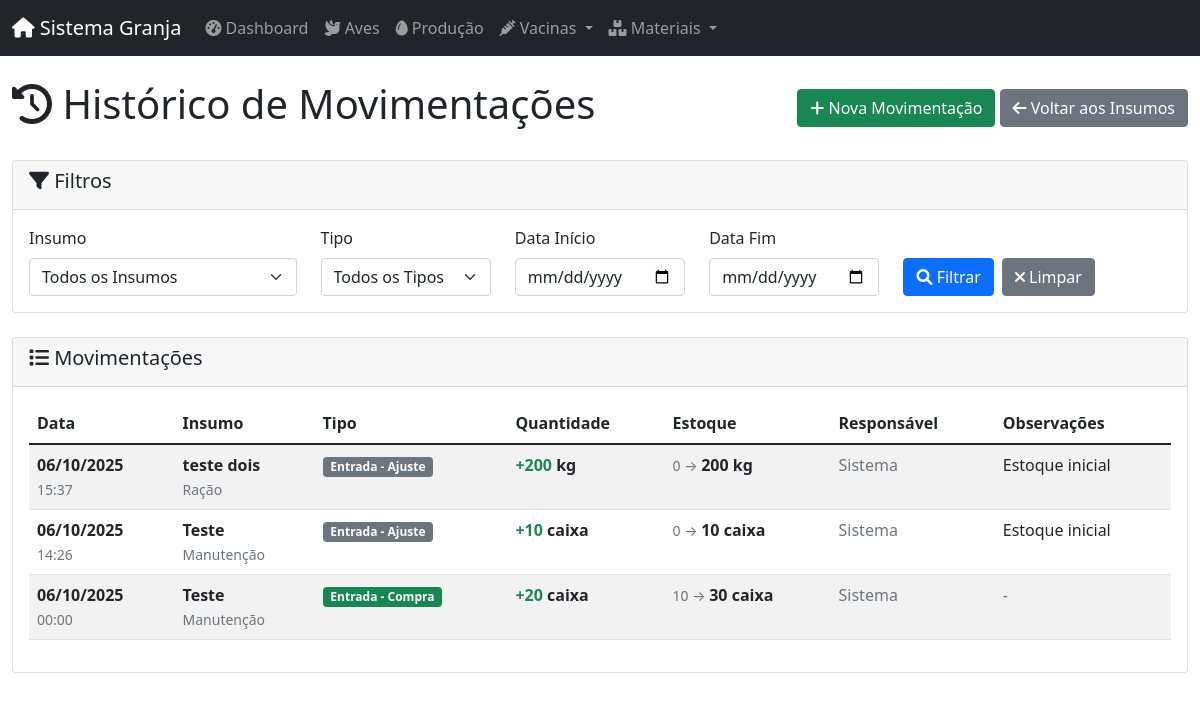
/insumos/movimentacoes, run on the app's committed database.
### app/models/database.py (models this page shows)
class BaseModel(Model):
    class Meta:
        database = db

class MovimentacaoInsumo(BaseModel):
    id_movimentacao = AutoField()
    insumo = ForeignKeyField(InsumoNovo, backref='movimentacoes')
    tipo = CharField(max_length=50, choices=[(t.value, t.value) for t in TipoMovimentacao])
    quantidade = DecimalField(max_digits=10, decimal_places=2)
    data_movimentacao = DateTimeField(default=datetime.datetime.now)
    observacoes = TextField(null=True)
    usuarios = ForeignKeyField(Usuarios, backref='movimentacoes_insumo')
    estoque_anterior = DecimalField(max_digits=10, decimal_places=2)
    estoque_posterior = DecimalField(max_digits=10, decimal_places=2)
    class Meta:
        table_name = 'movimentacoes_insumo'

class InsumoNovo(BaseModel):
    id_insumo = AutoField()
    nome = CharField(max_length=100)
    categoria = CharField(max_length=50, choices=[(c.value, c.value) for c in CategoriaInsumo])
    unidade = CharField(max_length=10, choices=[(u.value, u.value) for u in UnidadeMedida])
    quantidade_atual = DecimalField(max_digits=10, decimal_places=2, default=0)
    quantidade_minima = DecimalField(max_digits=10, decimal_places=2, default=0)
    data_validade = DateField(null=True)
    observacoes = TextField(null=True)
    ativo = BooleanField(default=True)
    data_criacao = DateTimeField(default=datetime.datetime.now)
    usuario_criacao = ForeignKeyField(Usuarios, backref='insumos_criados', null=True)
    class Meta:
        table_name = 'insumos_novo'

### app/routes/insumo_routes.py (the view)
@insumo_web.route('/listar_movimentacoes', methods=['GET'])
@insumo_web.route('/movimentacoes', methods=['GET'])
def listar_movimentacoes():
    insumo_id = request.args.get('insumo_id', type=int)
    tipo = request.args.get('tipo')
    data_inicio = request.args.get('data_inicio')
    data_fim = request.args.get('data_fim')
    if data_inicio:
        data_inicio = datetime.strptime(data_inicio, '%Y-%m-%d').date()
    if data_fim:
        data_fim = datetime.strptime(data_fim, '%Y-%m-%d').date()
    movimentacoes = MovimentacaoInsumoController.listar_movimentacoes(
        insumo_id=insumo_id,
        tipo=tipo,
        data_inicio=data_inicio,
        data_fim=data_fim
    )
    insumos = InsumoController.listar_todos(ativo=True)
    return render_template('insumo/movimentacoes.html',
                         movimentacoes=movimentacoes,
                         insumos=insumos,
                         tipos=TipoMovimentacao,
                         filtros={
                             'insumo_id': insumo_id,
                             'tipo': tipo,
                             'data_inicio': data_inicio,
                             'data_fim': data_fim
                         })

### app/controllers/insumo_controller.py (called while the page is built)
    @staticmethod
    def listar_todos(categoria: str = None, abaixo_minimo: bool = False,
                    vencimento_dias: int = None, ativo: bool = True) -> List[InsumoNovo]:
        query = InsumoNovo.select().where(InsumoNovo.ativo == ativo)
        if categoria:
            query = query.where(InsumoNovo.categoria == categoria)
        if abaixo_minimo:
            query = query.where(InsumoNovo.quantidade_atual < InsumoNovo.quantidade_minima)
        if vencimento_dias:
            data_limite = date.today() + timedelta(days=vencimento_dias)
            query = query.where(
                (InsumoNovo.data_validade.is_null(False)) &
                (InsumoNovo.data_validade <= data_limite)
            )
        return list(query.order_by(InsumoNovo.nome))

    @staticmethod
    def listar_movimentacoes(insumo_id: int = None, tipo: str = None,
                           data_inicio: date = None, data_fim: date = None,
                           usuario_id: int = None) -> List[MovimentacaoInsumo]:
        query = MovimentacaoInsumo.select().join(InsumoNovo)
        if insumo_id:
            query = query.where(MovimentacaoInsumo.insumo == insumo_id)
        if tipo:
            query = query.where(MovimentacaoInsumo.tipo == tipo)
        if data_inicio:
            query = query.where(MovimentacaoInsumo.data_movimentacao >= data_inicio)
        if data_fim:
            query = query.where(MovimentacaoInsumo.data_movimentacao <= data_fim)
        if usuario_id:
            query = query.where(MovimentacaoInsumo.usuarios == usuario_id)
        return list(query.order_by(MovimentacaoInsumo.data_movimentacao.desc()))

### app/templates/insumo/movimentacoes.html (shortened to what this page needs)
{% extends "layouts/admin.html" %}
{% block content %}
<div class="container-fluid">
    <div class="d-flex justify-content-between align-items-center mb-4">
        <h1><i class="fas fa-history"></i> Histórico de Movimentações</h1>
        <div>
            <a href="{{ url_for('insumo_web.nova_movimentacao') }}" class="btn btn-success">
                <i class="fas fa-plus"></i> Nova Movimentação
            </a>
            <a href="{{ url_for('insumo_web.listar') }}" class="btn btn-secondary">
                <i class="fas fa-arrow-left"></i> Voltar aos Insumos
            </a>
        </div>
    </div>
    <div class="card mb-4">
        <div class="card-header">
            <h5><i class="fas fa-filter"></i> Filtros</h5>
        </div>
        <div class="card-body">
            <form method="get">
                <div class="row">
                    <div class="col-md-3">
                        <label class="form-label">Insumo</label>
                        <select name="insumo_id" class="form-select">
                            <option value="">Todos os Insumos</option>
                        </select>
                    </div>
                    <div class="col-md-2">
                        <label class="form-label">Tipo</label>
                        <select name="tipo" class="form-select">
                            <option value="">Todos os Tipos</option>
                        </select>
                    </div>
                    <div class="col-md-2">
                        <label class="form-label">Data Início</label>
                        <input type="date" name="data_inicio" class="form-control"
                               value="{% if filtros.data_inicio %}{{ filtros.data_inicio.strftime('%Y-%m-%d') }}{% endif %}">
                    </div>
                    <div class="col-md-2">
                        <label class="form-label">Data Fim</label>
                        <input type="date" name="data_fim" class="form-control"
                               value="{% if filtros.data_fim %}{{ filtros.data_fim.strftime('%Y-%m-%d') }}{% endif %}">
                    </div>
                    <div class="col-md-3">
                        <label class="form-label">&nbsp;</label>
                        <div class="d-flex gap-2">
                            <button type="submit" class="btn btn-primary">
                                <i class="fas fa-search"></i> Filtrar
                            </button>
                            <a href="{{ url_for('insumo_web.listar_movimentacoes') }}" class="btn btn-secondary">
                                <i class="fas fa-times"></i> Limpar
                            </a>
                        </div>
                    </div>
                </div>
            </form>
        </div>
    </div>
    <div class="card">
        <div class="card-header">
            <h5><i class="fas fa-list"></i> Movimentações</h5>
        </div>
        <div class="card-body">
            {% if movimentacoes %}
                <div class="table-responsive">
                    <table class="table table-striped table-hover">
                        <thead>
                            <tr>
                                <th>Data</th>
                                <th>Insumo</th>
                                <th>Tipo</th>
                                <th>Quantidade</th>
                                <th>Estoque</th>
                                <th>Responsável</th>
                                <th>Observações</th>
                            </tr>
                        </thead>
                        <tbody>
                            {% for mov in movimentacoes %}
                                <tr>
                                    <td>
                                        <strong>{{ mov.data_movimentacao.strftime("%d/%m/%Y") }}</strong><br>
                                        <small class="text-muted">{{ mov.data_movimentacao.strftime("%H:%M") }}</small>
                                    </td>
                                    <td>
                                        <strong>{{ mov.insumo.nome }}</strong><br>
                                        <small class="text-muted">{{ mov.insumo.categoria }}</small>
                                    </td>
                                    <td>
                                        {% set tipo_class = {
                                            'Entrada - Compra': 'success',
                                            'Entrada - Doação': 'info',
                                            'Saída - Uso': 'warning',
                                            'Saída - Perda': 'danger',
                                            'Ajuste': 'primary'
                                        } %}
                                        <span class="badge bg-{{ tipo_class.get(mov.tipo, 'secondary') }}">
                                            {{ mov.tipo }}
                                        </span>
                                    </td>
                                    <td>
                                        <strong>
                                            {% if mov.tipo.startswith('Entrada') or mov.tipo == 'Ajuste' %}
                                                <span class="text-success">+{{ mov.quantidade }}</span>
                                            {% else %}
                                                <span class="text-danger">-{{ mov.quantidade }}</span>
                                            {% endif %}
                                            {{ mov.insumo.unidade }}
                                        </strong>
                                    </td>
                                    <td>
                                        <small class="text-muted">{{ mov.estoque_anterior }} → </small>
                                        <strong>{{ mov.estoque_posterior }} {{ mov.insumo.unidade }}</strong>
                                    </td>
                                    <td>
                                        {% if mov.usuario %}
                                            {{ mov.usuario.nome }}
                                        {% else %}
                                            <span class="text-muted">Sistema</span>
                                        {% endif %}
                                    </td>
                                    <td>
                                        {% if mov.observacoes %}
                                            <span data-bs-toggle="tooltip"
                                                  title="{{ mov.observacoes }}"
                                                  class="text-truncate d-inline-block"
                                                  style="max-width: 200px;">
                                                {{ mov.observacoes }}
                                            </span>
                                        {% else %}
                                            <span class="text-muted">-</span>
                                        {% endif %}
                                    </td>
                                </tr>
                            {% endfor %}
                        </tbody>
                    </table>
                </div>
            {% endif %}
        </div>
    </div>
</div>
{% endblock %}

### app/templates/layouts/admin.html (shortened to what this page needs)
<!DOCTYPE html>
<html lang="pt-br">
<head>
    <link href="https://cdn.jsdelivr.net/npm/bootstrap@5.1.3/dist/css/bootstrap.min.css" rel="stylesheet">
    <link href="https://cdnjs.cloudflare.com/ajax/libs/font-awesome/6.0.0/css/all.min.css" rel="stylesheet">
</head>
<body>
    <nav class="navbar navbar-expand-lg navbar-dark bg-dark">
        <div class="container-fluid">
            <a class="navbar-brand" href="{{ url_for('dashboard.index') }}">
                <i class="fas fa-home"></i> Sistema Granja
            </a>
            <div class="collapse navbar-collapse" id="navbarNav">
                <ul class="navbar-nav me-auto">
                    <li class="nav-item">
                        <a class="nav-link" href="{{ url_for('dashboard.index') }}">
                            <i class="fas fa-tachometer-alt"></i> Dashboard
                        </a>
                    </li>
                    <li class="nav-item">
                        <a class="nav-link" href="{{ url_for('aves.listar') }}">
                            <i class="fas fa-dove"></i> Aves
                        </a>
                    </li>
                    <li class="nav-item">
                        <a class="nav-link" href="{{ url_for('producao_web.listar') }}">
                            <i class="fas fa-egg"></i> Produção
                        </a>
                    </li>
                    <li class="nav-item dropdown">
                        <a class="nav-link dropdown-toggle" href="#" role="button" data-bs-toggle="dropdown">
                            <i class="fas fa-syringe"></i> Vacinas
                        </a>
                    </li>
                    <li class="nav-item dropdown">
                        <a class="nav-link dropdown-toggle" href="#" role="button" data-bs-toggle="dropdown">
                            <i class="fas fa-boxes"></i> Materiais
                        </a>
                    </li>
                </ul>
            </div>
        </div>
    </nav>
    <main class="py-4">
        {% block content %}{% endblock %}
    </main>
</body>
</html>

### data on the page
MovimentacaoInsumo: data_movimentacao "06/10/2025", data_movimentacao "15:37", insumo.nome "teste dois", insumo.categoria "Ração", tipo "Entrada - Ajuste", quantidade "200", insumo.unidade "kg", estoque_anterior "0", estoque_posterior "200", observacoes "Estoque inicial"
MovimentacaoInsumo: data_movimentacao "06/10/2025", data_movimentacao "14:26", insumo.nome "Teste", insumo.categoria "Manutenção", tipo "Entrada - Ajuste", quantidade "10", insumo.unidade "caixa", estoque_anterior "0", estoque_posterior "10", observacoes "Estoque inicial"
MovimentacaoInsumo: data_movimentacao "06/10/2025", data_movimentacao "00:00", insumo.nome "Teste", insumo.categoria "Manutenção", tipo "Entrada - Compra", quantidade "20", insumo.unidade "caixa", estoque_anterior "10", estoque_posterior "30"
